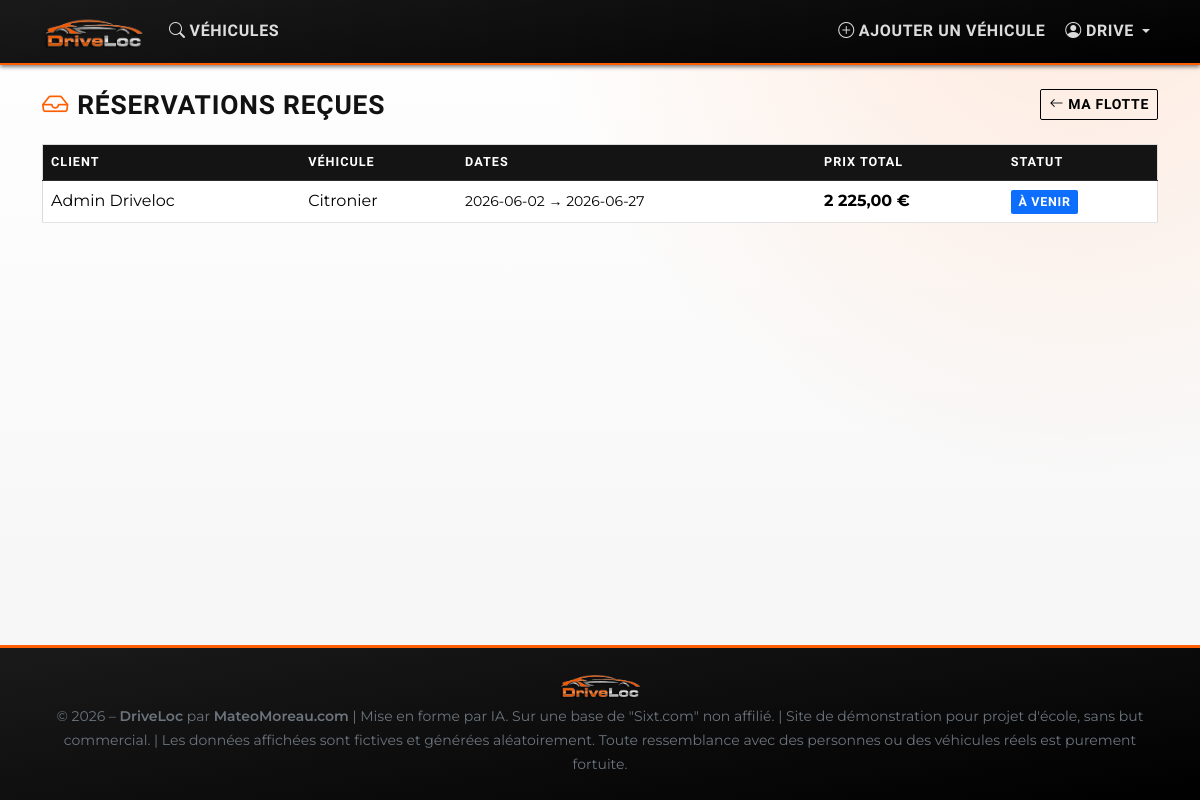
/dashboard/owner/reservations (signed in), run on the app's committed database.
### tables this page shows
CREATE TABLE `reservations` (
  `id` int(10) UNSIGNED NOT NULL,
  `vehicle_id` int(10) UNSIGNED NOT NULL COMMENT 'FK → vehicles.id',
  `client_id` int(10) UNSIGNED NOT NULL COMMENT 'FK → users.id (rôle client)',
  `start_date` date NOT NULL,
  `end_date` date NOT NULL,
  `total_price` decimal(10,2) NOT NULL COMMENT 'price_per_day × nb jours',
  `status` enum('upcoming','ongoing','done','cancelled') NOT NULL DEFAULT 'upcoming',
  `created_at` timestamp NOT NULL DEFAULT current_timestamp()
);

CREATE TABLE `users` (
  `id` int(10) UNSIGNED NOT NULL,
  `firstname` varchar(100) NOT NULL,
  `lastname` varchar(100) NOT NULL,
  `email` varchar(191) NOT NULL,
  `password` varchar(255) NOT NULL COMMENT 'Hash bcrypt – généré via password_hash()',
  `role` enum('client','owner','admin') NOT NULL DEFAULT 'client',
  `status` enum('active','inactive') NOT NULL DEFAULT 'active',
  `created_at` timestamp NOT NULL DEFAULT current_timestamp()
);

CREATE TABLE `vehicles` (
  `id` int(10) UNSIGNED NOT NULL,
  `owner_id` int(10) UNSIGNED NOT NULL COMMENT 'FK → users.id (rôle owner)',
  `category_id` int(10) UNSIGNED NOT NULL COMMENT 'FK → categories.id',
  `title` varchar(255) NOT NULL,
  `brand` varchar(100) NOT NULL,
  `model` varchar(100) NOT NULL,
  `registration` varchar(20) NOT NULL COMMENT 'Immatriculation ou référence interne',
  `price_per_day` decimal(10,2) NOT NULL,
  `description` text DEFAULT NULL,
  `main_image` varchar(255) DEFAULT NULL COMMENT 'Nom de fichier de la photo principale',
  `status` enum('active','inactive') NOT NULL DEFAULT 'active',
  `created_at` timestamp NOT NULL DEFAULT current_timestamp()
);

### core/Controller.php (called while the page is built, shortened)
<?php
abstract class Controller
{
    protected function render(string $view, array $data = []): void
    {
        extract($data, EXTR_SKIP);
        $viewFile = VIEWS_PATH . '/' . $view . '.php';
        require VIEWS_PATH . '/layouts/header.php';
        require $viewFile;
        require VIEWS_PATH . '/layouts/footer.php';
    }
}

### controllers/OwnerController.php (called while the page is built, shortened)
<?php
require_once ROOT_PATH . '/models/Reservation.php';
class OwnerController extends Controller
{
    public function reservations(): void
    {
        $reservations = (new Reservation())->findByOwner(Session::userId());
        $this->render('dashboard/owner/reservations', [
            'pageTitle'    => 'Réservations reçues – ' . APP_NAME,
            'reservations' => $reservations,
            'error'        => Session::getFlash('error'),
            'success'      => Session::getFlash('success'),
        ]);
    }
}

### index.php (called while the page is built, shortened)
<?php
require_once __DIR__ . '/config/database.php';
require_once __DIR__ . '/core/Session.php';
require_once __DIR__ . '/core/Model.php';
require_once __DIR__ . '/core/Controller.php';
require_once __DIR__ . '/core/Router.php';
$router = new Router();
$router->dispatch();

### config/database.php (called while the page is built, shortened)
<?php
final class Database
{
    private static ?PDO $instance = null;
    public static function getInstance(): PDO
    {
        if (self::$instance === null) {
            $host   = getenv('DB_HOST')  ?: '127.0.0.1';
            $dbname = getenv('DB_NAME')  ?: 'driveloc';
            $user   = getenv('DB_USER')  ?: 'driveloc';
            $pass   = getenv('DB_PASS')  ?: 'driveloc';
            $port   = (int) (getenv('DB_PORT') ?: 3306);
            $dsn = sprintf(
                'mysql:host=%s;port=%d;dbname=%s;charset=%s',
                $host,
                $port,
                $dbname,
                self::CHARSET
            );
            self::$instance = new PDO($dsn, $user, $pass, [
                PDO::ATTR_ERRMODE            => PDO::ERRMODE_EXCEPTION,
                PDO::ATTR_DEFAULT_FETCH_MODE => PDO::FETCH_ASSOC,
                PDO::ATTR_EMULATE_PREPARES   => false,
            ]);
        }
        return self::$instance;
    }
}

### core/Session.php (called while the page is built, shortened)
<?php
final class Session
{
    public static function userId(): ?int
    {
        return isset($_SESSION['user_id']) ? (int) $_SESSION['user_id'] : null;
    }
}

### core/Model.php (called while the page is built, shortened)
<?php
abstract class Model
{
    protected PDO $db;
    public function __construct()
    {
        $this->db = Database::getInstance();
    }
    protected function query(string $sql, array $params = []): PDOStatement
    {
        $stmt = $this->db->prepare($sql);
        $stmt->execute($params);
        return $stmt;
    }
    protected function fetchAll(string $sql, array $params = []): array
    {
        return $this->query($sql, $params)->fetchAll();
    }
}

### models/Reservation.php (called while the page is built, shortened)
<?php
require_once ROOT_PATH . '/core/Model.php';
class Reservation extends Model
{
    public function findByOwner(int $ownerId): array
    {
        return $this->fetchAll("
            SELECT
                r.id,
                r.vehicle_id,
                r.client_id,
                r.start_date,
                r.end_date,
                r.total_price,
                r.status,
                r.created_at,
                v.title           AS vehicle_title,
                v.brand           AS vehicle_brand,
                v.model           AS vehicle_model,
                v.registration    AS vehicle_registration,
                v.main_image      AS vehicle_image,
                v.price_per_day   AS vehicle_price_per_day,
                u.firstname       AS client_firstname,
                u.lastname        AS client_lastname,
                u.email           AS client_email
            FROM reservations r
            INNER JOIN vehicles v ON v.id = r.vehicle_id
            INNER JOIN users    u ON u.id = r.client_id
            WHERE v.owner_id = :owner_id
            ORDER BY r.start_date DESC
        ", ['owner_id' => $ownerId]);
    }
}

### views/dashboard/owner/reservations.php (the view, shortened to what this page needs)
<div class="d-flex justify-content-between align-items-center mb-4">
    <h1 class="h4 fw-bold mb-0">
        <i class="bi bi-inbox me-2 text-warning"></i>Réservations reçues
    </h1>
    <a href="<?= APP_URL ?>/dashboard/owner" class="btn btn-outline-dark btn-sm">
        <i class="bi bi-arrow-left me-1"></i>Ma flotte
    </a>
</div>
<?php if (empty($reservations)): ?>
    <p class="text-muted">Aucune réservation reçue pour le moment.</p>
<?php else: ?>
    <div class="table-responsive">
        <table class="table table-hover align-middle">
            <thead class="table-dark">
                <tr>
                    <th>Client</th>
                    <th>Véhicule</th>
                    <th>Dates</th>
                    <th>Prix total</th>
                    <th>Statut</th>
                </tr>
            </thead>
            <tbody>
                <?php foreach ($reservations as $r): ?>
                    <tr>
                        <td>
                            <?= ($r['client_firstname']) ?>
                            <?= ($r['client_lastname']) ?>
                        </td>
                        <td><?= ($r['vehicle_title'] ?? $r['title'] ?? '') ?></td>
                        <td class="small">
                            <?= ($r['start_date']) ?> → <?= ($r['end_date']) ?>
                        </td>
                        <td class="fw-bold">
                            <?= number_format((float)$r['total_price'], 2, ',', ' ') ?> €
                        </td>
                        <td>
                            <?php $badges = [
                                'upcoming'  => ['bg-primary',   'À venir'],
                                'ongoing'   => ['bg-success',   'En cours'],
                                'done'      => ['bg-dark',      'Terminée'],
                                'cancelled' => ['bg-secondary', 'Annulée'],
                            ]; ?>
                            <?php [$bg, $label] = $badges[$r['status']] ?? ['bg-light text-dark', $r['status']]; ?>
                            <span class="badge <?= $bg ?>"><?= $label ?></span>
                        </td>
                    </tr>
                <?php endforeach; ?>
            </tbody>
        </table>
    </div>
<?php endif; ?>

### core/Router.php (shortened to what this page needs)
<?php
class Router
{
    private array $routes = [];
    public function route(string $method, string $path, string $controller, string $action): void
    {
        $this->routes[] = [$method, $path, $controller, $action];
    }
    public function dispatch(): void
    {
        $method = $_SERVER['REQUEST_METHOD'];
        $uri = parse_url($_SERVER['REQUEST_URI'], PHP_URL_PATH) ?? '/';
        $uri = '/' . ltrim($uri ?: '/', '/');
        foreach ($this->routes as [$routeMethod, $routePath, $controller, $action]) {
            if ($routeMethod === $method && preg_match('#^' . $routePath . '$#', $uri, $matches)) {
                $this->call($controller, $action, array_slice($matches, 1));
                return;
            }
        }
    }
    private function call(string $controller, string $action, array $params): void
    {
        $c = new $controller();
        $c->$action(...$params);
    }
}

### assets/css/style.css (style rules this page uses)
:root { --sixt-black: #000000; --sixt-orange: #ff5f00; --sixt-white: #ffffff; --sixt-surface: #0f0f0f; --sixt-soft: #f5f5f5; --sixt-border: #222222; --sixt-shadow: 0 14px 30px rgba(0, 0, 0, 0.22); }
* { -webkit-font-smoothing: antialiased; text-rendering: optimizeLegibility; }
body { font-family: 'Montserrat', 'Segoe UI', sans-serif; background: radial-gradient(circle at 90% -10%, rgba(255, 95, 0, 0.14), transparent 40%), linear-gradient(180deg, #ffffff 0%, #f4f4f4 100%); color: #121212; }
h1, h2, h3, h4, h5, h6, .navbar-brand, .btn { font-family: 'Barlow Condensed', 'Montserrat', sans-serif; letter-spacing: 0.02em; }
h1, h2, h3 { text-transform: uppercase; font-weight: 800; letter-spacing: 0.03em; }
.h1, h1 { font-size: clamp(2rem, 4.5vw, 3.8rem); line-height: 0.95; }
.h4, h4 { font-size: clamp(1.35rem, 2.2vw, 2rem); line-height: 1; }
.btn { border-radius: 2px; text-transform: uppercase; font-weight: 700; letter-spacing: 0.05em; transition: transform 0.18s ease, box-shadow 0.18s ease, background-color 0.18s ease, border-color 0.18s ease, color 0.18s ease; }
.btn-outline-dark { border-color: var(--sixt-black) !important; color: var(--sixt-black) !important; }
.badge { border-radius: 2px; padding: 0.45em 0.62em; font-family: 'Barlow Condensed', 'Montserrat', sans-serif; font-size: 0.78rem; letter-spacing: 0.06em; text-transform: uppercase; }
.table { border: 1px solid #dbdbdb; margin-bottom: 0; --bs-table-bg: #ffffff; --bs-table-striped-bg: #f7f7f7; }
.table th { font-size: 0.79rem; text-transform: uppercase; letter-spacing: 0.08em; font-family: 'Barlow Condensed', 'Montserrat', sans-serif; background-color: #141414; color: var(--sixt-white); border-color: #2d2d2d; }
.table td { border-color: #e3e3e3; }
a { color: #0f0f0f; }
.text-warning, .text-warning-emphasis { color: var(--sixt-orange) !important; }

### data on the page
reservations: client.firstname "Admin", client.lastname "Driveloc", vehicle.title "Citronier", start_date "2026-06-02", end_date "2026-06-27", total_price "2 225,00", label "À VENIR"
